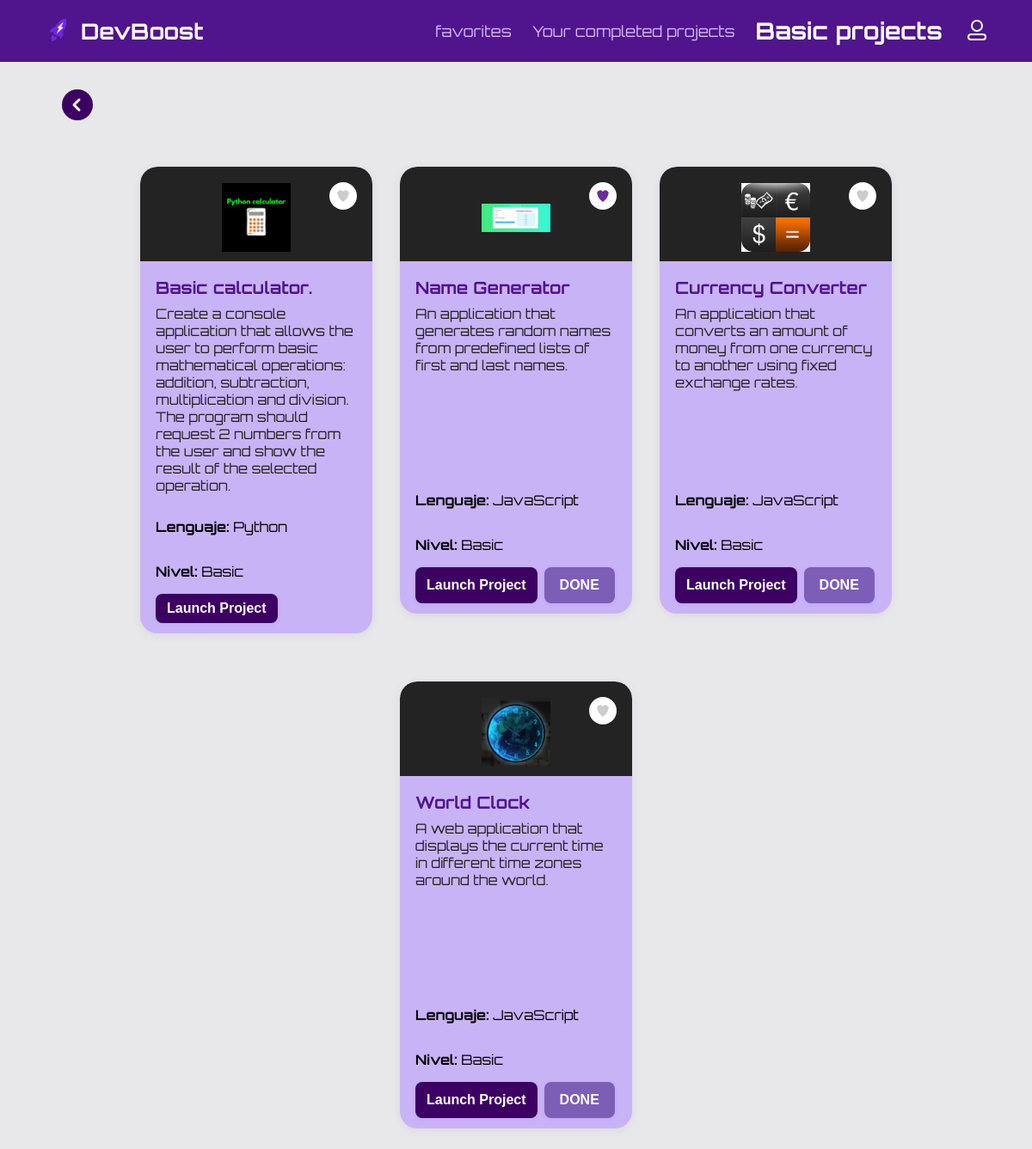
/basic_projects.php (signed in), run on the app's committed database.
### tables this page shows
CREATE TABLE `proyectos` (
  `id_proyectos` int(11) NOT NULL,
  `name` varchar(200) DEFAULT NULL,
  `descripcion` varchar(3500) DEFAULT NULL,
  `lenguaje_programacion` varchar(50) DEFAULT NULL,
  `nivel` varchar(50) DEFAULT NULL,
  `Herramientas_utilizar` varchar(300) DEFAULT NULL,
  `instrucciones` varchar(4000) DEFAULT NULL,
  `img` varchar(300) DEFAULT NULL
);

### fuctions.php (the view, shortened to what this page needs)
<?php
include("conexion.php");
function getProducts() {
    global $conex;
    $id_usuario = $_SESSION['id_usuario'];
    $get_proyects = "SELECT * FROM proyectos WHERE nivel = 'Basic'";
    $run_proyects = mysqli_query($conex, $get_proyects);
    while ($row = mysqli_fetch_array($run_proyects)) {
        $proyecto_id = $row['id_proyectos'];
        $proyecto_tittle = $row['name'];
        $proyecto_img = $row['img'];
        $proyecto_desc = $row['descripcion'];
        $leng = $row['lenguaje_programacion'];
        $nivel = $row['nivel'];
        $check_sql = "SELECT * FROM proyectos_creados WHERE id_usuario = $id_usuario AND id_proyectos = $proyecto_id";
        $check_result = mysqli_query($conex, $check_sql);
        $ya_guardado = mysqli_num_rows($check_result) > 0;
        $fav_sql = "SELECT 1 FROM proyectos_favoritos WHERE id_usuario = $id_usuario AND id_proyectos = $proyecto_id";
        $fav_result = mysqli_query($conex, $fav_sql);
        $es_favorito = mysqli_num_rows($fav_result) > 0;
        echo "
        <div class='project-card'>
          <div class='card-img-area'>
            <img src='img/$proyecto_img' alt='$proyecto_tittle' class='card-img'/>
            <button class='heart-icon " . ($es_favorito ? "active" : "") . "' aria-label='Favorito' data-id='$proyecto_id'>
              <svg width='32' height='32' viewBox='0 0 32 32'>
                <circle cx='16' cy='16' r='16' fill='#fff'/>
                <path class='heart-shape' d='M16 23s-6-4.35-6-8.13A3.13 3.13 0 0 1 16 11a3.13 3.13 0 0 1 6 3.87C22 18.65 16 23 16 23z' fill='#8719c4'/>
              </svg>
            </button>
          </div>
          <div class='card-content'>
            <h3 class='card-title'>$proyecto_tittle</h3>
            <p class='card-desc'>$proyecto_desc</p>
            <p><strong>Lenguaje:</strong> $leng</p>
            <p><strong>Nivel:</strong> $nivel</p>
            <div class='card-buttons'>
              <button class='launch-btn' onclick=\"location.href='proyectos.php?id=$proyecto_id'\">Launch Project</button>";
              if (!$ya_guardado) {
                echo "<button class='done-btn' data-id='$proyecto_id'>DONE</button>";
              }
        echo "  </div>
          </div>
        </div>
        ";
    }
}
?>

### css/projects.css (style rules this page uses)
body { margin: 0; padding: 0; font-family: 'Orbitron', Arial, sans-serif; background: #e8e8ea; }
.project-card { background: #c9b3f7; border-radius: 20px; box-shadow: 0 2px 12px rgba(80,20,140,0.08); width: 270px; min-height: 520px; display: flex; flex-direction: column; justify-content: space-between; overflow: hidden; transition: box-shadow 0.2s, transform 0.2s; margin-bottom: 24px; }
.card-img-area { position: relative; background: #232323; height: 110px; display: flex; align-items: center; justify-content: center; border-top-left-radius: 20px; border-top-right-radius: 20px; }
.card-img { width: 80px; height: 80px; margin-top: 8px; object-fit: contain; }
.heart-icon { position: absolute; top: 16px; right: 16px; width: 36px; height: 36px; background: none; border: none; cursor: pointer; padding: 0; border-radius: 50%; transition: background 0.18s; display: flex; align-items: center; justify-content: center; }
.card-content { background: transparent; padding: 18px 18px 12px 18px; display: flex; flex-direction: column; flex-grow: 1; justify-content: space-between; }
.card-title { margin: 0 0 8px 0; color: #50148c; font-size: 1.22rem; font-weight: bold; }
.card-desc { color: #232323; font-size: 1rem; margin: 0 0 12px 0; flex-grow: 1; }
.card-buttons { display: flex; gap: 8px; }
.launch-btn { background: #3C0062; color: #fff; border: none; border-radius: 8px; padding: 8px 13px; font-weight: bold; font-size: 1rem; cursor: pointer; transition: background 0.2s, transform 0.2s; box-shadow: 0 1px 5px rgba(80,20,140,0.08); }
.done-btn { background: #7C5EB7; color: #fff; border: none; border-radius: 8px; padding: 12px 18px; font-weight: bold; font-size: 1rem; cursor: pointer; transition: background 0.2s, transform 0.2s; box-shadow: 0 1px 5px rgba(80,20,140,0.08); }

### data on the page
proyectos: img (picture), name "Basic calculator.", descripcion "Create a console application that allows the user to perform basic mathematical operations: addition, subtraction, multiplication and division. The program should request 2 numbers from the user and show the result of the selected operation.", lenguaje_programacion "Python", nivel "Basic"
proyectos: img (picture), name "Name Generator", descripcion "An application that generates random names from predefined lists of first and last names.", lenguaje_programacion "JavaScript", nivel "Basic"
proyectos: img (picture), name "Currency Converter", descripcion "An application that converts an amount of money from one currency to another using fixed exchange rates.", lenguaje_programacion "JavaScript", nivel "Basic"
proyectos: img (picture), name "World Clock", descripcion "A web application that displays the current time in different time zones around the world.", lenguaje_programacion "JavaScript", nivel "Basic"
